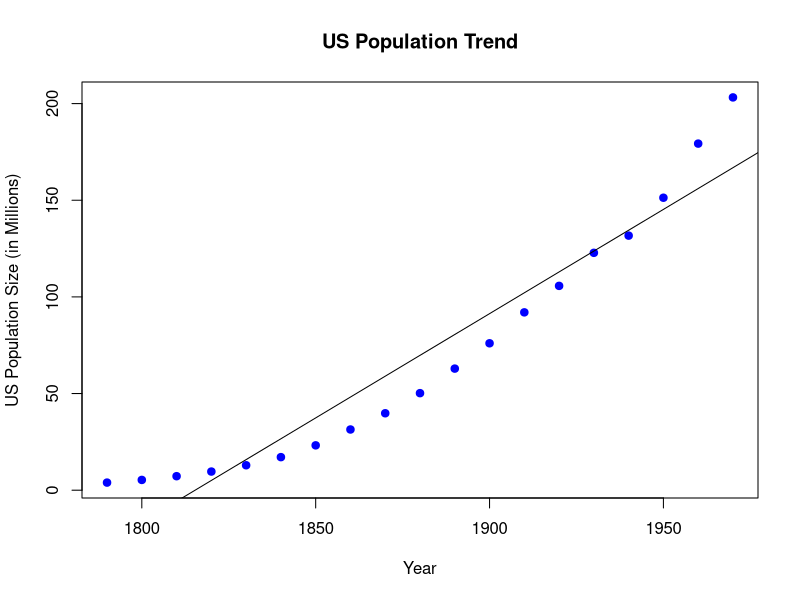

Write the R code that produced this figure.
## ---- chunk 1
knitr::opts_chunk$set(echo = FALSE)
## ---- chunk 2
library(datasets)
data("uspop")
head(uspop)
## ---- chunk 3
# Create information for us population data and linear model
data(uspop)
us_pop <- data.frame(Population=as.matrix(uspop), Year=as.numeric(time(uspop)))
fit <- lm(Population~Year, data=us_pop)
slope <- unname(fit$coefficients["Year"])
intercept <- unname(fit$coefficients["(Intercept)"])

# Make scatterplot and line for model
plot(Population~Year, data=us_pop, type="n",
     main="US Population Trend", xlab = "Year",
     ylab="US Population Size (in Millions)")
points(Population~Year, data=us_pop, pch=19, col="blue")
abline(a=intercept, b=slope, col="black")
## ---- chunk 4
#suppressPackageStartupMessages(library(imager))
#myimg <- load.image("./AppUI.PNG")
#plot(myimg, axes=FALSE)
